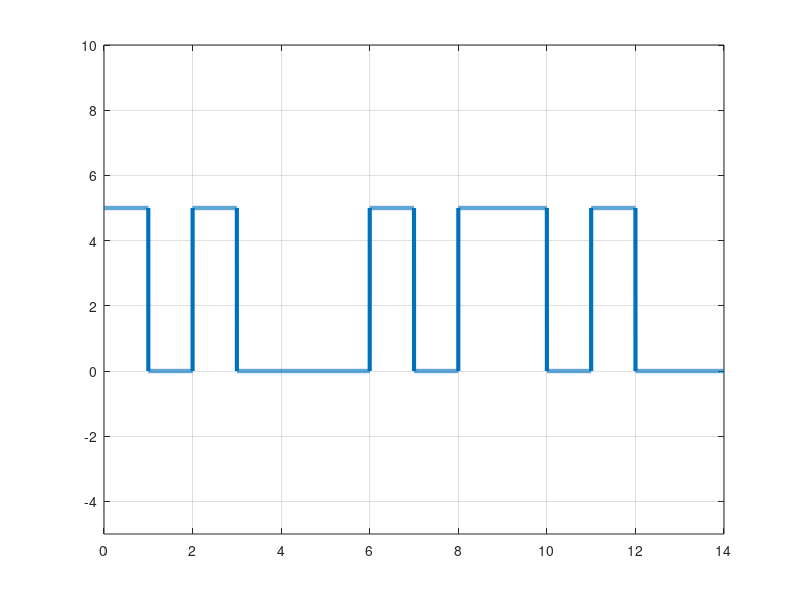

MATLAB code for this plot:
clc;    %clear command line
clear all;  %clear variables
close all;  %clear figures 

bits = [1 0 1 0 0 0 1 0 1 1 0 1 0 0];

%Modulation :

bitRate = 1;
voltage = 5;

samplingRate = 1000;
samplingTime = 1/samplingRate;
endTime = length(bits)/bitRate;
time = 0:samplingTime:endTime;

index = 1;

for i = 1:length(time)
    if(bits(index) == 1)
        modulation(i) = voltage;
    else
        modulation(i) = 0;
    end
    if(time(i)*bitRate>= index)
        index = index+1;
    end
end

plot(time,modulation,'LineWidth',3);
axis([0 endTime -5 voltage+5]);
grid on;

%Demodulation : 

index = 1;

for i = 1:length(modulation)
    if(modulation(i) == voltage)
        demodulation(index) = 1;
    else
        demodulation(index) = 0;
    end
    if(time(i)*bitRate >= index)
        index = index+1;
    end
end

disp(demodulation);